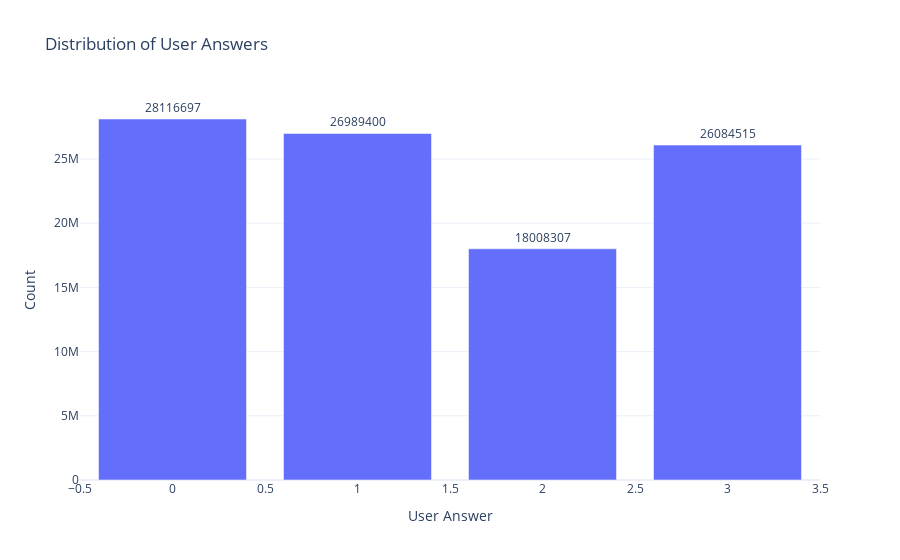

The notebook cell saved with this chart:
### Markdown cell above
Analysis 4: Distribution of User Answers

### Code cell
user_answer_dist = questions_train_df['user_answer'].value_counts().reset_index()
user_answer_dist.columns = ['user_answer', 'count']

fig4 = px.bar(
    user_answer_dist,
    x='user_answer',
    y='count',
    title='Distribution of User Answers',
    labels={'user_answer': 'User Answer', 'count': 'Count'},
    text='count'
)
fig4.update_traces(texttemplate='%{text}', textposition='outside')
fig4.show()

### Figure 1 — Plotly figure (JSON) as saved in the notebook; plotly's stock layout.template omitted (floating-point values rounded to 4 significant figures)
{"data": [{"alignmentgroup": "True", "hovertemplate": "User Answer=%{x}<br>Count=%{text}<extra></extra>", "legendgroup": "", "marker": {"color": "#636efa", "pattern": {"shape": ""}}, "name": "", "offsetgroup": "", "orientation": "v", "showlegend": false, "text": [28116697, 26989400, 26084515, 18008307], "textposition": "outside", "texttemplate": "%{text}", "type": "bar", "x": [0, 1, 3, 2], "xaxis": "x", "y": [28116697, 26989400, 26084515, 18008307], "yaxis": "y"}], "layout": {"barmode": "relative", "legend": {"tracegroupgap": 0}, "title": {"text": "Distribution of User Answers"}, "xaxis": {"anchor": "y", "domain": [0, 1], "title": {"text": "User Answer"}}, "yaxis": {"anchor": "x", "domain": [0, 1], "title": {"text": "Count"}}}}
